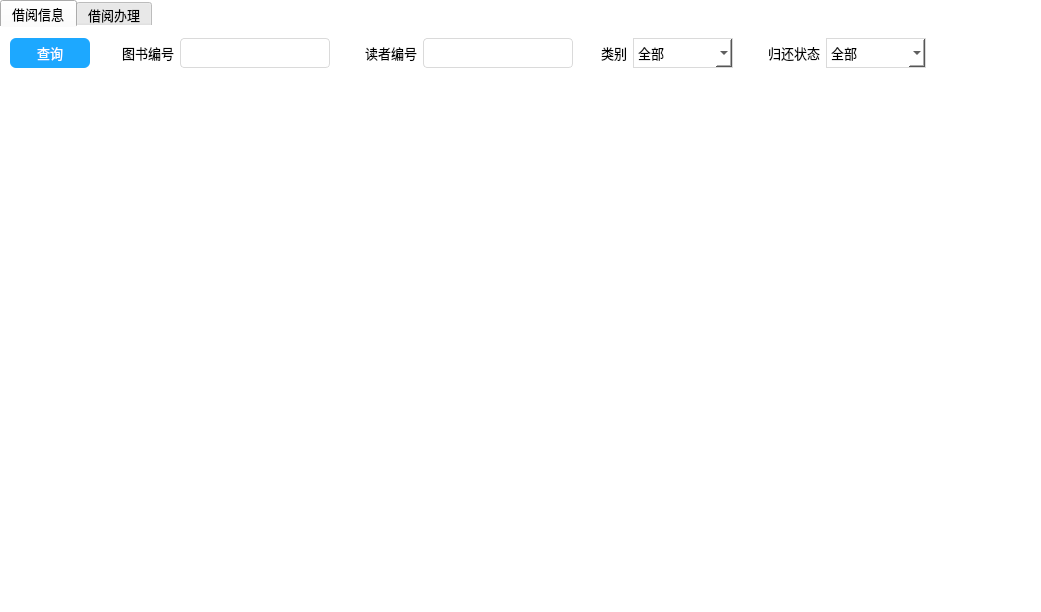
<?xml version="1.0" encoding="UTF-8"?>
<ui version="4.0">
 <class>BorrowManagementWidget</class>
 <widget class="QWidget" name="BorrowManagementWidget">
  <property name="geometry">
   <rect>
    <x>0</x>
    <y>0</y>
    <width>1041</width>
    <height>612</height>
   </rect>
  </property>
  <property name="windowTitle">
   <string>Form</string>
  </property>
  <property name="styleSheet">
   <string notr="true">QWidget#BorrowManagementWidget,#borrowInfo_tab,#borrow_tab
{
background-color:white;
border:none;
}
QTabWidget
{
border:none;
}
QWidget#top_widget
{
background-color:white;
border:none;
}
QPushButton#search_btn,#ok_btn
{
background-color:rgba(29, 168, 255,255);
color:white;
border:none;
border-radius:6px;
}
QPushButton#search_btn:hover,#ok_btn:hover
{
background-color:rgb(39, 119, 193);
color:white;
border:none;
border-radius:6px;
}
QLineEdit
{
background-color:white;
border:1px solid rgb(218, 218, 218);
border-radius:4px;
}
QComboBox
{
background-color:white;
border:1px solid rgb(218, 218, 218);
}
QComboBox::drop-down
{
background-color:white;
border:none;
image:url(:/icon/down_arrow1.png);
width:20px;
height:24px;
}
QComboBox::drop-down:hover
{
background-color:white;
border:none;
image:url(:/icon/down_arrow2.png);
width:20px;
height:24px;
}
QTableWidget
{
background-color:white;
border:none;
}
 QHeaderView::section:horizontal
{
background-color:rgb(29, 168, 255);
color:black;
border:1px solid rgb(209, 209, 209);
font-size:14px;
}
</string>
  </property>
  <layout class="QHBoxLayout" name="horizontalLayout_2">
   <property name="spacing">
    <number>0</number>
   </property>
   <property name="leftMargin">
    <number>0</number>
   </property>
   <property name="topMargin">
    <number>0</number>
   </property>
   <property name="rightMargin">
    <number>0</number>
   </property>
   <property name="bottomMargin">
    <number>0</number>
   </property>
   <item>
    <widget class="QTabWidget" name="tabWidget">
     <property name="sizePolicy">
      <sizepolicy hsizetype="Expanding" vsizetype="Expanding">
       <horstretch>1</horstretch>
       <verstretch>1</verstretch>
      </sizepolicy>
     </property>
     <property name="font">
      <font>
       <pointsize>10</pointsize>
       <bold>false</bold>
      </font>
     </property>
     <property name="currentIndex">
      <number>0</number>
     </property>
     <property name="tabBarAutoHide">
      <bool>false</bool>
     </property>
     <widget class="QWidget" name="borrowInfo_tab">
      <property name="sizePolicy">
       <sizepolicy hsizetype="Expanding" vsizetype="Expanding">
        <horstretch>1</horstretch>
        <verstretch>1</verstretch>
       </sizepolicy>
      </property>
      <attribute name="title">
       <string>借阅信息</string>
      </attribute>
      <layout class="QVBoxLayout" name="verticalLayout">
       <property name="spacing">
        <number>6</number>
       </property>
       <property name="leftMargin">
        <number>10</number>
       </property>
       <property name="topMargin">
        <number>6</number>
       </property>
       <property name="rightMargin">
        <number>6</number>
       </property>
       <property name="bottomMargin">
        <number>6</number>
       </property>
       <item>
        <widget class="QWidget" name="top_widget" native="true">
         <property name="sizePolicy">
          <sizepolicy hsizetype="Expanding" vsizetype="Preferred">
           <horstretch>1</horstretch>
           <verstretch>0</verstretch>
          </sizepolicy>
         </property>
         <property name="minimumSize">
          <size>
           <width>0</width>
           <height>40</height>
          </size>
         </property>
         <property name="maximumSize">
          <size>
           <width>16777215</width>
           <height>40</height>
          </size>
         </property>
         <layout class="QHBoxLayout" name="horizontalLayout_5">
          <property name="spacing">
           <number>0</number>
          </property>
          <property name="leftMargin">
           <number>0</number>
          </property>
          <property name="topMargin">
           <number>0</number>
          </property>
          <property name="rightMargin">
           <number>0</number>
          </property>
          <property name="bottomMargin">
           <number>0</number>
          </property>
          <item>
           <layout class="QHBoxLayout" name="horizontalLayout_4">
            <property name="spacing">
             <number>6</number>
            </property>
            <item>
             <widget class="QPushButton" name="search_btn">
              <property name="minimumSize">
               <size>
                <width>80</width>
                <height>30</height>
               </size>
              </property>
              <property name="maximumSize">
               <size>
                <width>80</width>
                <height>30</height>
               </size>
              </property>
              <property name="font">
               <font>
                <pointsize>10</pointsize>
               </font>
              </property>
              <property name="text">
               <string>查询</string>
              </property>
             </widget>
            </item>
            <item>
             <widget class="QLabel" name="label_6">
              <property name="minimumSize">
               <size>
                <width>0</width>
                <height>30</height>
               </size>
              </property>
              <property name="maximumSize">
               <size>
                <width>16777215</width>
                <height>30</height>
               </size>
              </property>
              <property name="font">
               <font>
                <pointsize>10</pointsize>
               </font>
              </property>
              <property name="text">
               <string>       图书编号</string>
              </property>
              <property name="alignment">
               <set>Qt::AlignRight|Qt::AlignTrailing|Qt::AlignVCenter</set>
              </property>
             </widget>
            </item>
            <item>
             <widget class="QLineEdit" name="book_no_edit">
              <property name="minimumSize">
               <size>
                <width>150</width>
                <height>30</height>
               </size>
              </property>
              <property name="maximumSize">
               <size>
                <width>150</width>
                <height>30</height>
               </size>
              </property>
             </widget>
            </item>
            <item>
             <widget class="QLabel" name="label_7">
              <property name="minimumSize">
               <size>
                <width>0</width>
                <height>35</height>
               </size>
              </property>
              <property name="maximumSize">
               <size>
                <width>16777215</width>
                <height>35</height>
               </size>
              </property>
              <property name="font">
               <font>
                <pointsize>10</pointsize>
               </font>
              </property>
              <property name="text">
               <string>        读者编号</string>
              </property>
              <property name="alignment">
               <set>Qt::AlignRight|Qt::AlignTrailing|Qt::AlignVCenter</set>
              </property>
             </widget>
            </item>
            <item>
             <widget class="QLineEdit" name="reader_no_edit">
              <property name="minimumSize">
               <size>
                <width>150</width>
                <height>30</height>
               </size>
              </property>
              <property name="maximumSize">
               <size>
                <width>150</width>
                <height>30</height>
               </size>
              </property>
             </widget>
            </item>
            <item>
             <widget class="QLabel" name="label_8">
              <property name="minimumSize">
               <size>
                <width>0</width>
                <height>35</height>
               </size>
              </property>
              <property name="maximumSize">
               <size>
                <width>16777215</width>
                <height>35</height>
               </size>
              </property>
              <property name="font">
               <font>
                <pointsize>10</pointsize>
               </font>
              </property>
              <property name="text">
               <string>      类别</string>
              </property>
              <property name="alignment">
               <set>Qt::AlignRight|Qt::AlignTrailing|Qt::AlignVCenter</set>
              </property>
             </widget>
            </item>
            <item>
             <widget class="QComboBox" name="book_type_cbx">
              <property name="minimumSize">
               <size>
                <width>100</width>
                <height>30</height>
               </size>
              </property>
              <property name="maximumSize">
               <size>
                <width>100</width>
                <height>30</height>
               </size>
              </property>
              <property name="font">
               <font>
                <pointsize>10</pointsize>
               </font>
              </property>
              <item>
               <property name="text">
                <string>全部</string>
               </property>
              </item>
              <item>
               <property name="text">
                <string>文学</string>
               </property>
              </item>
              <item>
               <property name="text">
                <string>计算机</string>
               </property>
              </item>
              <item>
               <property name="text">
                <string>科普</string>
               </property>
              </item>
              <item>
               <property name="text">
                <string>历史</string>
               </property>
              </item>
              <item>
               <property name="text">
                <string>小说</string>
               </property>
              </item>
             </widget>
            </item>
            <item>
             <widget class="QLabel" name="label_9">
              <property name="minimumSize">
               <size>
                <width>0</width>
                <height>35</height>
               </size>
              </property>
              <property name="maximumSize">
               <size>
                <width>16777215</width>
                <height>35</height>
               </size>
              </property>
              <property name="font">
               <font>
                <pointsize>10</pointsize>
               </font>
              </property>
              <property name="text">
               <string>        归还状态</string>
              </property>
              <property name="alignment">
               <set>Qt::AlignRight|Qt::AlignTrailing|Qt::AlignVCenter</set>
              </property>
             </widget>
            </item>
            <item>
             <widget class="QComboBox" name="isReturn_cbx">
              <property name="minimumSize">
               <size>
                <width>100</width>
                <height>30</height>
               </size>
              </property>
              <property name="maximumSize">
               <size>
                <width>100</width>
                <height>30</height>
               </size>
              </property>
              <property name="font">
               <font>
                <pointsize>10</pointsize>
               </font>
              </property>
              <item>
               <property name="text">
                <string>全部</string>
               </property>
              </item>
              <item>
               <property name="text">
                <string>已归还</string>
               </property>
              </item>
              <item>
               <property name="text">
                <string>未归还</string>
               </property>
              </item>
             </widget>
            </item>
            <item>
             <spacer name="horizontalSpacer">
              <property name="orientation">
               <enum>Qt::Horizontal</enum>
              </property>
              <property name="sizeHint" stdset="0">
               <size>
                <width>40</width>
                <height>20</height>
               </size>
              </property>
             </spacer>
            </item>
           </layout>
          </item>
         </layout>
        </widget>
       </item>
       <item>
        <widget class="QTableWidget" name="tableWidget">
         <property name="sizePolicy">
          <sizepolicy hsizetype="Expanding" vsizetype="Expanding">
           <horstretch>1</horstretch>
           <verstretch>1</verstretch>
          </sizepolicy>
         </property>
         <property name="font">
          <font>
           <family>微软雅黑</family>
           <pointsize>12</pointsize>
          </font>
         </property>
         <property name="lineWidth">
          <number>0</number>
         </property>
         <property name="editTriggers">
          <set>QAbstractItemView::NoEditTriggers</set>
         </property>
         <property name="selectionMode">
          <enum>QAbstractItemView::NoSelection</enum>
         </property>
         <property name="selectionBehavior">
          <enum>QAbstractItemView::SelectRows</enum>
         </property>
         <property name="showGrid">
          <bool>false</bool>
         </property>
         <attribute name="horizontalHeaderCascadingSectionResizes">
          <bool>false</bool>
         </attribute>
         <attribute name="horizontalHeaderHighlightSections">
          <bool>false</bool>
         </attribute>
         <attribute name="verticalHeaderVisible">
          <bool>false</bool>
         </attribute>
         <attribute name="verticalHeaderHighlightSections">
          <bool>false</bool>
         </attribute>
        </widget>
       </item>
      </layout>
     </widget>
     <widget class="QWidget" name="borrow_tab">
      <property name="sizePolicy">
       <sizepolicy hsizetype="Expanding" vsizetype="Expanding">
        <horstretch>0</horstretch>
        <verstretch>0</verstretch>
       </sizepolicy>
      </property>
      <attribute name="title">
       <string>借阅办理</string>
      </attribute>
      <layout class="QHBoxLayout" name="horizontalLayout">
       <item>
        <layout class="QGridLayout" name="gridLayout">
         <property name="horizontalSpacing">
          <number>11</number>
         </property>
         <property name="verticalSpacing">
          <number>0</number>
         </property>
         <item row="0" column="2">
          <widget class="QComboBox" name="type_cbx">
           <property name="minimumSize">
            <size>
             <width>0</width>
             <height>30</height>
            </size>
           </property>
           <property name="maximumSize">
            <size>
             <width>16777215</width>
             <height>30</height>
            </size>
           </property>
           <property name="font">
            <font>
             <pointsize>10</pointsize>
            </font>
           </property>
           <item>
            <property name="text">
             <string>借阅</string>
            </property>
           </item>
           <item>
            <property name="text">
             <string>归还</string>
            </property>
           </item>
          </widget>
         </item>
         <item row="4" column="2">
          <widget class="QLineEdit" name="readerName_edit">
           <property name="minimumSize">
            <size>
             <width>0</width>
             <height>30</height>
            </size>
           </property>
           <property name="maximumSize">
            <size>
             <width>16777215</width>
             <height>30</height>
            </size>
           </property>
           <property name="font">
            <font>
             <pointsize>10</pointsize>
            </font>
           </property>
          </widget>
         </item>
         <item row="3" column="0">
          <widget class="QLabel" name="label_3">
           <property name="minimumSize">
            <size>
             <width>0</width>
             <height>30</height>
            </size>
           </property>
           <property name="maximumSize">
            <size>
             <width>16777215</width>
             <height>30</height>
            </size>
           </property>
           <property name="font">
            <font>
             <pointsize>10</pointsize>
            </font>
           </property>
           <property name="text">
            <string>读者编号</string>
           </property>
           <property name="alignment">
            <set>Qt::AlignCenter</set>
           </property>
          </widget>
         </item>
         <item row="1" column="2">
          <widget class="QLineEdit" name="bookno_edit">
           <property name="minimumSize">
            <size>
             <width>0</width>
             <height>30</height>
            </size>
           </property>
           <property name="maximumSize">
            <size>
             <width>16777215</width>
             <height>30</height>
            </size>
           </property>
           <property name="font">
            <font>
             <pointsize>10</pointsize>
            </font>
           </property>
          </widget>
         </item>
         <item row="2" column="0">
          <widget class="QLabel" name="label_2">
           <property name="minimumSize">
            <size>
             <width>0</width>
             <height>30</height>
            </size>
           </property>
           <property name="maximumSize">
            <size>
             <width>16777215</width>
             <height>30</height>
            </size>
           </property>
           <property name="font">
            <font>
             <pointsize>10</pointsize>
            </font>
           </property>
           <property name="text">
            <string>图书名称</string>
           </property>
           <property name="alignment">
            <set>Qt::AlignCenter</set>
           </property>
          </widget>
         </item>
         <item row="0" column="0">
          <widget class="QLabel" name="label_4">
           <property name="minimumSize">
            <size>
             <width>0</width>
             <height>30</height>
            </size>
           </property>
           <property name="maximumSize">
            <size>
             <width>16777215</width>
             <height>30</height>
            </size>
           </property>
           <property name="font">
            <font>
             <pointsize>10</pointsize>
            </font>
           </property>
           <property name="text">
            <string>办理类型</string>
           </property>
           <property name="alignment">
            <set>Qt::AlignCenter</set>
           </property>
          </widget>
         </item>
         <item row="5" column="0">
          <widget class="QLabel" name="returnDateTime_lab">
           <property name="minimumSize">
            <size>
             <width>0</width>
             <height>30</height>
            </size>
           </property>
           <property name="maximumSize">
            <size>
             <width>16777215</width>
             <height>30</height>
            </size>
           </property>
           <property name="font">
            <font>
             <pointsize>10</pointsize>
            </font>
           </property>
           <property name="text">
            <string>归还时间</string>
           </property>
           <property name="alignment">
            <set>Qt::AlignCenter</set>
           </property>
          </widget>
         </item>
         <item row="3" column="2">
          <widget class="QLineEdit" name="readerNo_edit">
           <property name="minimumSize">
            <size>
             <width>0</width>
             <height>30</height>
            </size>
           </property>
           <property name="maximumSize">
            <size>
             <width>16777215</width>
             <height>30</height>
            </size>
           </property>
           <property name="font">
            <font>
             <pointsize>10</pointsize>
            </font>
           </property>
          </widget>
         </item>
         <item row="6" column="0">
          <widget class="QPushButton" name="ok_btn">
           <property name="minimumSize">
            <size>
             <width>60</width>
             <height>30</height>
            </size>
           </property>
           <property name="maximumSize">
            <size>
             <width>60</width>
             <height>30</height>
            </size>
           </property>
           <property name="font">
            <font>
             <pointsize>10</pointsize>
            </font>
           </property>
           <property name="text">
            <string>确认</string>
           </property>
          </widget>
         </item>
         <item row="1" column="0">
          <widget class="QLabel" name="label">
           <property name="minimumSize">
            <size>
             <width>0</width>
             <height>30</height>
            </size>
           </property>
           <property name="maximumSize">
            <size>
             <width>16777215</width>
             <height>30</height>
            </size>
           </property>
           <property name="font">
            <font>
             <pointsize>10</pointsize>
            </font>
           </property>
           <property name="text">
            <string>图书编号</string>
           </property>
           <property name="alignment">
            <set>Qt::AlignCenter</set>
           </property>
          </widget>
         </item>
         <item row="4" column="0">
          <widget class="QLabel" name="label_5">
           <property name="minimumSize">
            <size>
             <width>0</width>
             <height>30</height>
            </size>
           </property>
           <property name="maximumSize">
            <size>
             <width>16777215</width>
             <height>30</height>
            </size>
           </property>
           <property name="font">
            <font>
             <pointsize>10</pointsize>
            </font>
           </property>
           <property name="text">
            <string>读者姓名</string>
           </property>
           <property name="alignment">
            <set>Qt::AlignCenter</set>
           </property>
          </widget>
         </item>
         <item row="2" column="2">
          <widget class="QLineEdit" name="bookname_edit">
           <property name="minimumSize">
            <size>
             <width>0</width>
             <height>30</height>
            </size>
           </property>
           <property name="maximumSize">
            <size>
             <width>16777215</width>
             <height>30</height>
            </size>
           </property>
           <property name="font">
            <font>
             <pointsize>10</pointsize>
            </font>
           </property>
          </widget>
         </item>
         <item row="5" column="2">
          <widget class="QDateTimeEdit" name="returndateTime_edit">
           <property name="minimumSize">
            <size>
             <width>0</width>
             <height>30</height>
            </size>
           </property>
           <property name="maximumSize">
            <size>
             <width>16777215</width>
             <height>30</height>
            </size>
           </property>
           <property name="font">
            <font>
             <pointsize>10</pointsize>
             <bold>false</bold>
            </font>
           </property>
          </widget>
         </item>
        </layout>
       </item>
      </layout>
     </widget>
    </widget>
   </item>
  </layout>
 </widget>
 <resources/>
 <connections/>
</ui>
